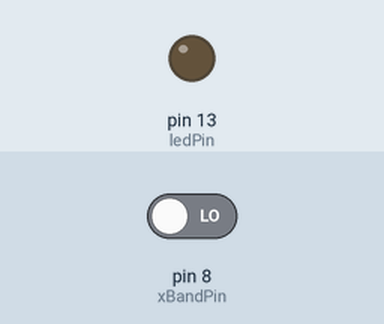
Recording of a sketch running on a simulated Arduino Uno, built with avr-gcc and run on an emulated ATmega328P. On the bench: output pins drawn as LEDs (lit = HIGH). The test bench sets the inputs (shaded band); at power-on: pin 8 (xBandPin) LOW. What the sketch prints to the serial monitor is not drawn.

Above: at 1.2 s.
1.3 s: pin 8 (xBandPin) driven HIGH
At 1.9 s:
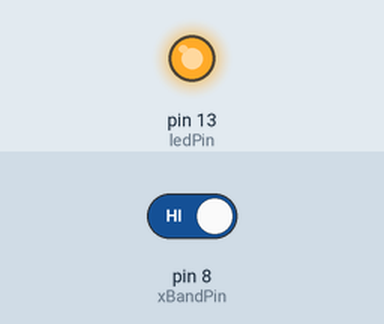
2.8 s: pin 8 (xBandPin) driven LOW
At 3.1 s:
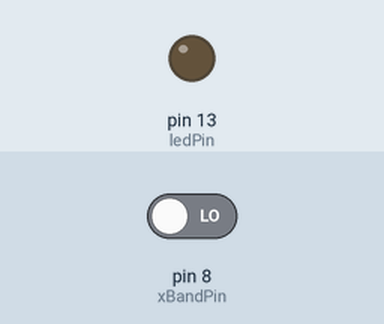
Timing chart, 0 to 5.8 s (numbered marks = the images above; inputs shaded):
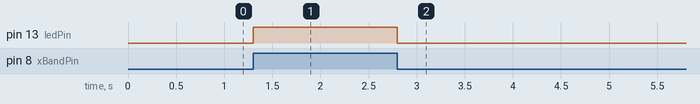

The sketch:

xband-raw-reading.ino
```cpp
// Reading X-Band
// 10.525 GHz X-Band Motion Detector (#32213) radar by www.parallax.com.

// Constants.

const int baudRate = 9600;
const int ledPin = 13;
const int usLoopDelay = 50;
const int xBandPin = 8;

// Initial code to run once.

void setup()
{
  // Assign modes to pins.

  pinMode(xBandPin, INPUT);
  pinMode(ledPin, OUTPUT);

  // Start serial communication to Max 7.

  Serial.begin(baudRate);
}


// Loop code to run perpetually.

void loop()
{

// Read value of motion sensor.

int sensorValue = digitalRead(xBandPin);

// LED shows current status of sensorValue.

digitalWrite(ledPin, sensorValue ? HIGH : LOW);

// A small delay keeps things tidy.

delayMicroseconds(usLoopDelay);

Serial.print(sensorValue);

}
```

Measured:
- after the input at 1.3 s, pin 13 (ledPin): LOW → HIGH at once
- after the input at 2.8 s, pin 13 (ledPin): HIGH → LOW at once
